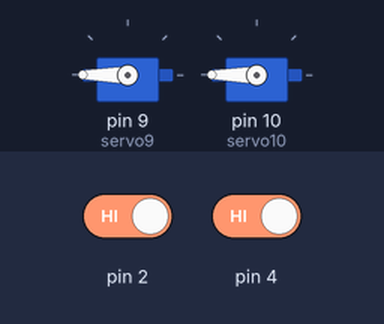
The sketch below on a simulated Arduino Uno, built with avr-gcc and run on an emulated ATmega328P. On the bench: 2 × servo. Inputs (shaded band) come from the test bench; at power-on: pin 2 HIGH, pin 4 HIGH.

Above: at 1.2 s.
1.3 s: pin 2 driven LOW
At 2.5 s:
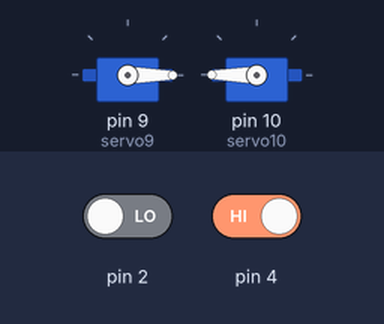
2.8 s: pin 4 driven LOW
At 3.6 s:
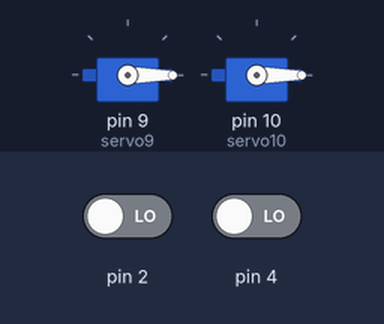
4.3 s: pin 2 driven HIGH
At 4.7 s:
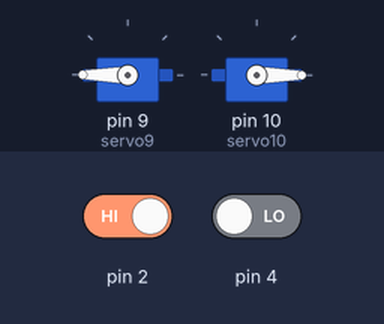
5.8 s: pin 4 driven HIGH
At 7.1 s:
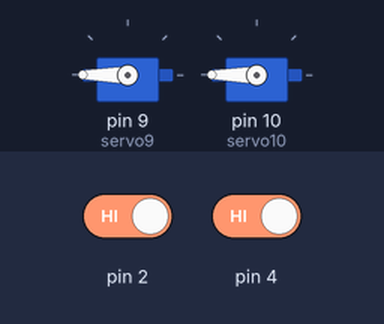
Timing chart, 0 to 8.3 s (numbered marks = the images above; inputs shaded):
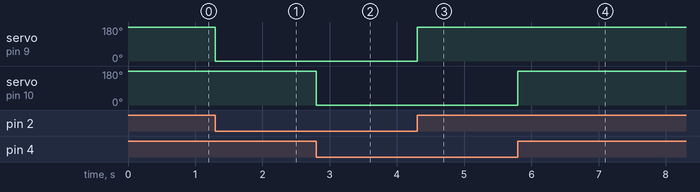

The sketch:

DoubleButton2Servo.ino
```cpp
#include <Servo.h>

Servo servo9;
Servo servo10;

int speed = 2;
int buttonState2 = 0;
int buttonState4 = 0;
int movementState = 0;//0 means decrease 1 means increase

static int pos9 = 0;
static int pos10 = 0;

void setup(){
  Serial.begin(9600);
  servo9.attach(9);
  servo10.attach(10);
  servo9.write(0);
  servo10.write(0);

  //BUTTON ON PIN 2
  pinMode(2, INPUT);

}

void loop(){
 //READ BUTTON IN PIN 2 & 4 PUSH
 buttonState2 = digitalRead(2);
 buttonState4 = digitalRead(4);

 if(buttonState2 == LOW){
    //Not pushed? Return to origin
    servo9.write(0);
    }

    else if(buttonState2 == HIGH){
      servo9.write(180);
    }

 if(buttonState4 == LOW){
    //Not pushed? Return to origin
    servo10.write(0);
    }

    else if(buttonState4 == HIGH){
      servo10.write(180);
    }
}
```

Measured:
- after the input at 1.3 s, servo on pin 9 (servo9): 180° → 0° at once
- after the input at 2.8 s, servo on pin 10 (servo10): 180° → 0° at once
- after the input at 4.3 s, servo on pin 9 (servo9): 0° → 180° at once
- after the input at 5.8 s, servo on pin 10 (servo10): 0° → 180° at once
